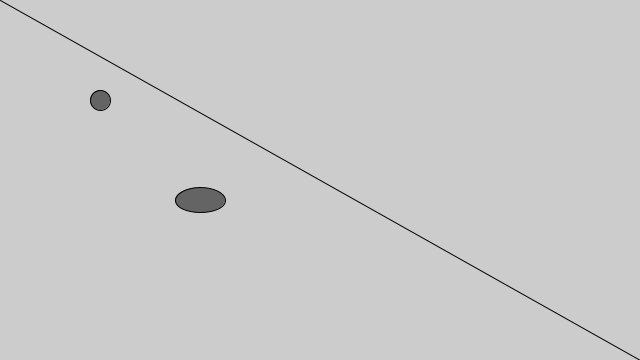
Frame 1 (no input)
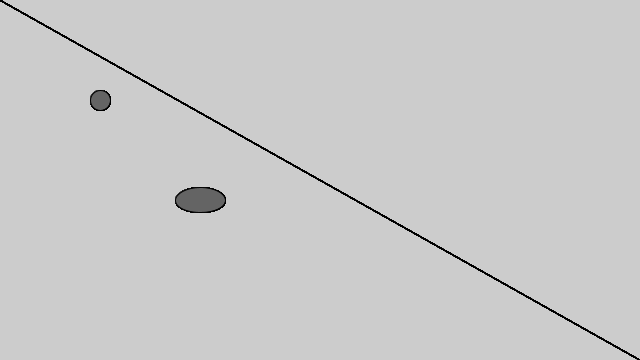
Frame 60 (the mouse pressed at the canvas centre just before this capture)
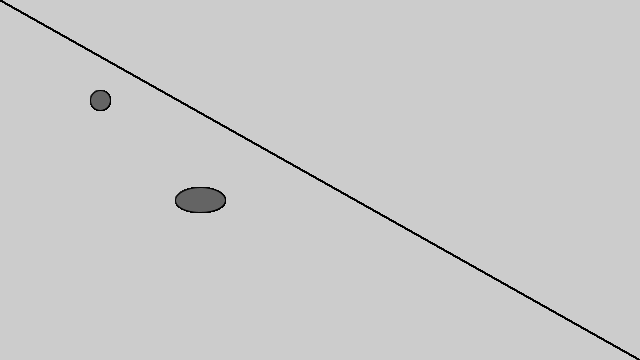
Frame 120 (the mouse held since frame 60 and released just before this capture)

The Processing sketch that drew these frames (run headless with seeded random() and noise(); from frame 60 on, the mouse is pressed at the canvas centre):

// Processing sketch: Line
// ── Line.pde


float[] coswave; 

void setup() {
  size(640, 360);
  stroke(0);
}

void draw() {

 stroke(0);
 line(0,0,640,360);
 fill(100);
 circle(100,100,20);
 ellipse(200,200,50,25);
  
}
